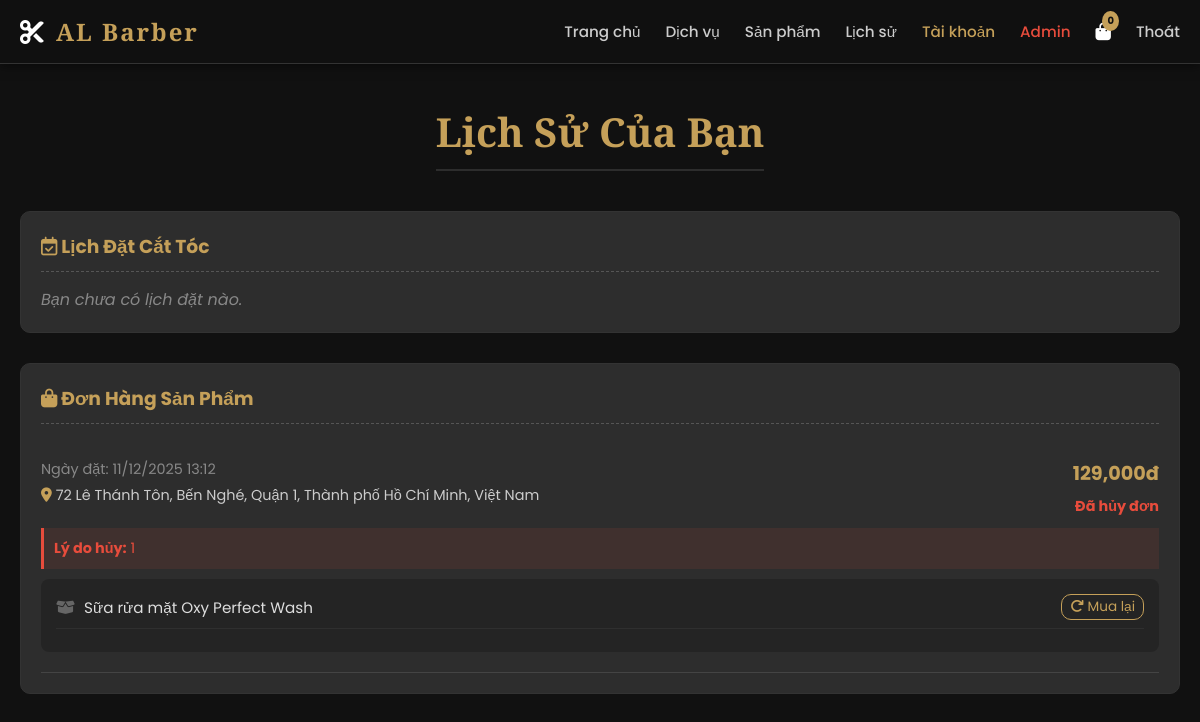
/index.php?page=history (signed in), run on the app's committed database.
### tables this page shows
CREATE TABLE IF NOT EXISTS `orders` (
  `id` int NOT NULL AUTO_INCREMENT,
  `username` varchar(50) DEFAULT NULL,
  `items` text,
  `total_price` int DEFAULT NULL,
  `created_at` timestamp NULL DEFAULT CURRENT_TIMESTAMP,
  `address` text,
  `status` varchar(20) DEFAULT 'pending',
  `reject_reason` varchar(255) DEFAULT NULL,
  PRIMARY KEY (`id`)
);

### pages/history.php (the view, shortened to what this page needs)
<div class="container animate-fade">
    <div class="section-title"><h2>Lịch Sử Của Bạn</h2></div>
    <div style="background:var(--gray); padding:20px; border-radius:10px; margin-bottom:30px; border:1px solid #333;">
        <h3 style="color:var(--gold); margin-bottom:15px; border-bottom:1px dashed #555; padding-bottom:10px;">
            <i class="far fa-calendar-check"></i> Lịch Đặt Cắt Tóc
        </h3>
        <?php
        $customer_name = isset($_SESSION['fullname']) ? $_SESSION['fullname'] : $_SESSION['user'];
        $stmt = $conn->prepare("SELECT * FROM bookings WHERE customer_name = ? ORDER BY created_at DESC");
        $stmt->execute([$customer_name]);
        if ($stmt->rowCount() == 0) {
            echo "<p style='color:#888; font-style:italic;'>Bạn chưa có lịch đặt nào.</p>";
        }
        ?>
    </div>
    <div style="background:var(--gray); padding:20px; border-radius:10px; border:1px solid #333;">
        <h3 style="color:var(--gold); margin-bottom:15px; border-bottom:1px dashed #555; padding-bottom:10px;">
            <i class="fas fa-shopping-bag"></i> Đơn Hàng Sản Phẩm
        </h3>
        <?php
        $username = $_SESSION['user'];
        $stmt = $conn->prepare("SELECT * FROM orders WHERE username = ? ORDER BY created_at DESC");
        $stmt->execute([$username]);
        if ($stmt->rowCount() == 0) {
            echo "<p style='color:#888; font-style:italic;'>Bạn chưa mua sản phẩm nào.</p>";
        } else {
            while($row = $stmt->fetch()):
                $items = json_decode($row['items'], true);
        ?>
            <div style="border-bottom:1px solid #444; padding:20px 0;">
                <div style="display:flex; justify-content:space-between; margin-bottom:10px; align-items:flex-start;">
                    <div>
                        <span style="color:#888; font-size:0.9rem; display:block;">Ngày đặt: <?php echo date("d/m/Y H:i", strtotime($row['created_at'])); ?></span>
                        <?php if (!empty($row['address'])): ?>
                            <div style="color:#ccc; font-size:0.9rem; margin-top:5px;">
                                <i class="fas fa-map-marker-alt" style="color:var(--gold)"></i>
                                <?php echo $row['address']; ?>
                            </div>
                        <?php endif; ?>
                    </div>
                    <div style="text-align:right;">
                        <div style="font-size:1.2rem; font-weight:bold; color:var(--gold); margin-bottom:5px;">
                            <?php echo number_format($row['total_price']); ?>đ
                        </div>
                        <?php
                        if ($row['status'] == 'confirmed') {
                            echo '<span style="color:#2ecc71; font-weight:bold; font-size:0.9rem;">Đã giao hàng <i class="fas fa-truck"></i></span>';
                        } elseif ($row['status'] == 'rejected') {
                            echo '<span style="color:#e74c3c; font-weight:bold; font-size:0.9rem;">Đã hủy đơn</span>';
                        } else {
                            echo '<span style="color:#f1c40f; font-weight:bold; font-size:0.9rem;">Đang xử lý...</span>';
                        }
                        ?>
                    </div>
                </div>
                <?php if ($row['status'] == 'rejected' && !empty($row['reject_reason'])): ?>
                    <div style="background:rgba(231, 76, 60, 0.1); border-left:3px solid #e74c3c; padding:10px; color:#e74c3c; margin-bottom:10px; font-size:0.9rem;">
                        <b>Lý do hủy:</b> <?php echo $row['reject_reason']; ?>
                    </div>
                <?php endif; ?>
                <div style="background:rgba(0,0,0,0.2); padding:15px; border-radius:8px;">
                    <?php
                    if (is_array($items)):
                        foreach($items as $i):
                            $qty_label = (isset($i['quantity']) && $i['quantity'] > 1) ? " <b style='color:white'>(x".$i['quantity'].")</b>" : "";
                    ?>
                        <div style="display:flex; justify-content:space-between; align-items:center; margin-bottom:8px; border-bottom:1px solid rgba(255,255,255,0.05); padding-bottom:8px;">
                            <span style="color:#ddd; font-size:0.95rem;">
                                <i class="fas fa-box-open" style="color:#666; margin-right:5px;"></i>
                                <?php echo $i['name'] . $qty_label; ?>
                            </span>
                            <?php if (isset($i['id'])): ?>
                                <a href="index.php?page=products&highlight=<?php echo $i['id']; ?>"
                                   style="color:var(--gold); font-size:0.85rem; border:1px solid var(--gold); padding:2px 8px; border-radius:10px; transition:0.3s;"
                                   onmouseover="this.style.background='var(--gold)'; this.style.color='black'"
                                   onmouseout="this.style.background='transparent'; this.style.color='var(--gold)'">
                                   <i class="fas fa-redo"></i> Mua lại
                                </a>
                            <?php endif; ?>
                        </div>
                    <?php
                        endforeach;
                    endif;
                    ?>
                </div>
            </div>
        <?php
            endwhile;
        }
        ?>
    </div>
</div>

### includes/header.php (style rules this page uses)
:root { --gold: #c5a059; --gold-light: #e6c888; --black: #111111; --dark: #1a1a1a; --gray: #2d2d2d; --text: #e0e0e0; --white: #ffffff; }
* { box-sizing: border-box; margin: 0; padding: 0; }
body { font-family: 'Poppins', sans-serif; background-color: var(--black); color: var(--text); overflow-x: hidden; }
a { text-decoration: none; color: inherit; transition: 0.3s ease; }
.container { max-width: 1200px; margin: 40px auto; padding: 0 20px; min-height: 60vh; }
.section-title { text-align: center; margin-bottom: 40px; }
.section-title h2 { font-family: 'Playfair Display', serif; font-size: 2.5rem; color: var(--gold); border-bottom: 2px solid var(--gray); padding-bottom: 10px; display: inline-block; }
.animate-fade { animation: fadeIn 1s ease forwards; opacity: 0; }

### data on the page
orders: created_at "11/12/2025 13:12", address "72 Lê Thánh Tôn, Bến Nghé, Quận 1, Thành phố Hồ Chí Minh, Việt Nam", total_price "129,000", status "Đã hủy đơn", reject_reason "1", name "Sữa rửa mặt Oxy Perfect Wash"
